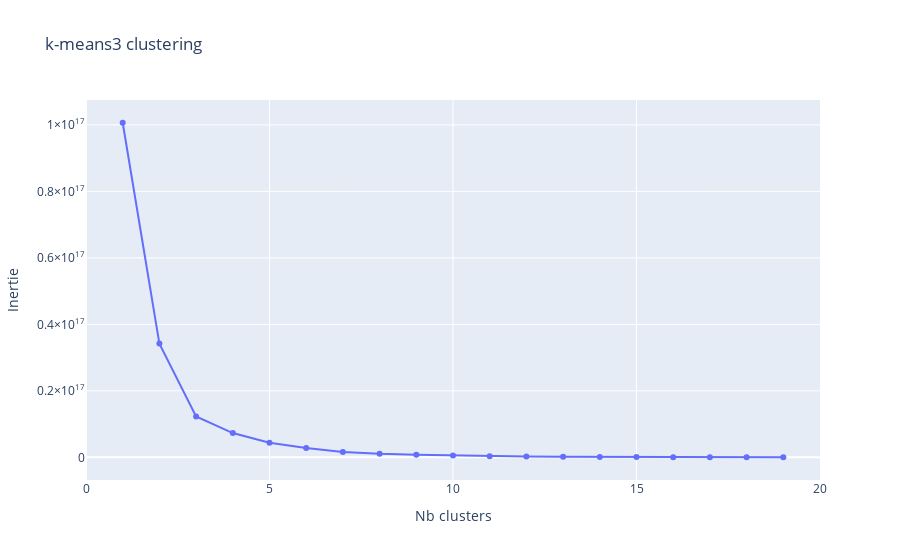

The notebook cell saved with this chart:
### Code cell
def cluster(n_clusters):
    kmeans3 = KMeans(n_clusters=n_clusters, n_init=10)
    kmeans3.fit(X_reduced3)
    Z = kmeans3.predict(X_reduced3)
    return kmeans3, Z

#max_clusters = len(df_X_reduced)
max_clusters = 20
inerties = np.zeros(max_clusters)

for i in range(1, max_clusters):
    kmeans3, Z = cluster(i)
    inerties[i] = kmeans3.inertia_

data_kmeans3 = pgo.Scatter(
    x=np.arange(1, max_clusters),
    y=inerties[1:]
)

layout3 = pgo.Layout(
    title="k-means3 clustering",
    xaxis=pgo.layout.XAxis(title="Nb clusters", range=[0, max_clusters]),
    yaxis=pgo.layout.YAxis(title="Inertie")
)

fig3 = pgo.Figure(data=data_kmeans3, layout=layout3)
iplot(fig3, filename="clustering-inerties")

### Figure 1 — Plotly figure (JSON) as saved in the notebook; plotly's stock layout.template omitted (floating-point values rounded to 4 significant figures)
{"data": [{"type": "scatter", "x": [1, 2, 3, 4, 5, 6, 7, 8, 9, 10, 11, 12, 13, 14, 15, 16, 17, 18, 19], "y": [100651391667596320, 34219719098188950, 12311205035505612, 7295398802900750, 4395000000000000.0, 2785349219729289, 1632000000000000.0, 1072000000000000.0, 762400000000000.0, 525600000000000.0, 347000000000000.0, 235900000000000.0, 179400000000000.0, 133100000000000.0, 88990000000000.0, 46990000000000.0, 38530000000000.0, 30780000000000.0, 23030000000000.0]}], "layout": {"title": {"text": "k-means3 clustering"}, "xaxis": {"range": [0, 20], "title": {"text": "Nb clusters"}}, "yaxis": {"title": {"text": "Inertie"}}}}
